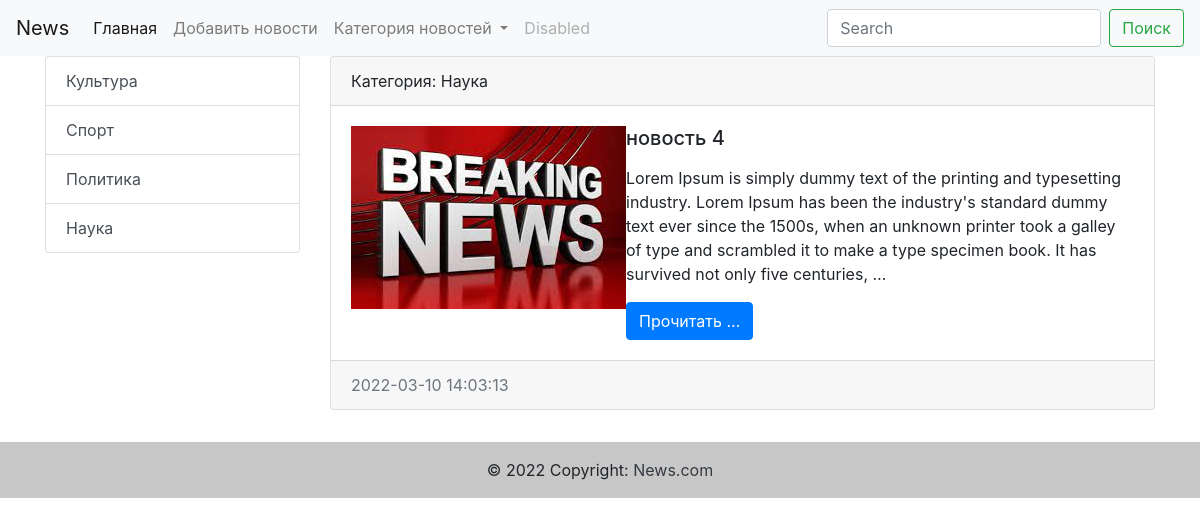
Screenshot of /cat/4/ with the database file from the repository.
### News/models.py (models this page shows, shortened)
class Category(models.Model):
    title = models.CharField(max_length=255, db_index=True, verbose_name='заголовок')
    def __str__(self):
        return self.title
    class Meta:
        verbose_name = 'Категория'
        verbose_name_plural = 'Категории'

class News(models.Model):
    title = models.CharField( max_length=255, verbose_name="заголовок")
    content = models.TextField(blank=True, verbose_name="Контент")
    created_at = models.DateTimeField(auto_now_add=True, verbose_name="дата создание")
    update_at = models.DateTimeField(auto_now=True, verbose_name="дата изменения")
    photo = models.ImageField(upload_to='photo/%Y/%m/%d/', verbose_name="картинки")
    is_publisher = models.BooleanField(default=True, verbose_name="публикация")
    category = models.ForeignKey('Category', on_delete=models.PROTECT, verbose_name='категория', null=True)
    class Meta:
        verbose_name = 'Новость'
        verbose_name_plural = 'Новости'
        ordering =['-created_at']

### News/views.py (the view)
# urls.py: path('cat/<int:category_id>/', get_category, name='category'),
def get_category(request, category_id):
    news = News.objects.filter(category_id=category_id)
    categories = Category.objects.all()
    category = Category.objects.get(pk=category_id)
    print(category)
    return render(request, 'News/category.html', {'news':news, 'categories':categories, 'category':category})

### News/templates/News/category.html (shortened to what this page needs)
{% extends 'base.html' %}
{%block sidebar%}
<div class="col-md-3">
            <div class="list-group">
                {%for c in categories %}
            <a href="{% url 'category' c.pk%}" class="list-group-item list-group-item-action">{{c.title}}</a>
                {%endfor%}
            </div>
        </div>
{%endblock%}
{%block content%}
  <div class="col-md-9">
        {%for n in news %}
<div class="card mb-3">
  <div class="card-header">
    Категория: {{n.category}}
  </div>
  <div class="card-body">
    <div class="media">
     {% if n.photo %}
     <img src="{{n.photo.url}}" alt="">
     {% endif %}
     <div class="media-body">
    <h5 class="card-title">{{n.title}}</h5>
    <p class="card-text">{{n.content|linebreaks|truncatewords:50}}</p>
    <a href="#" class="btn btn-primary">Прочитать ...</a>
      </div>
    </div>
  </div>
  <div class="card-footer text-muted">
    {{n.created_at|date:"Y-m-d H:m:s"}}
  </div>
</div>
        {%endfor%}
            </div>
{%endblock%}

### rows the page displays
Category: title "Культура"
Category: title "Спорт"
Category: title "Политика"
Category: title "Наука"
News: category "Наука", photo (picture), title "новость 4", content "Lorem Ipsum is simply dummy text of the printing and typesetting industry. Lorem Ipsum has been the industry's standard dummy text ever since the 1500s, when an unknown printer took a galley of type and scrambled it to make a type specimen book. It has survived not only five centuries, …", created_at "2022-03-10 14:03:13"
